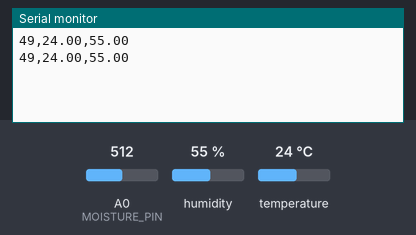
A sketch run on a simulated Arduino Uno, built with avr-gcc and run on an emulated ATmega328P. Shown: the last lines printed to the serial monitor. Inputs (shaded band) come from the test bench; at power-on: humidity 55 %, A0 (MOISTURE_PIN) = 512, temperature 24 °C.

Above: at 5.8 s.
5.9 s: humidity set to 22 %
At 10.7 s:
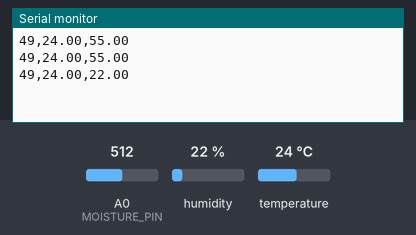
11.9 s: A0 (MOISTURE_PIN) set to 716
At 16.3 s:
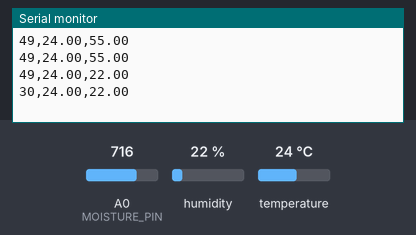
17.9 s: temperature set to 12 °C
At 21.9 s:
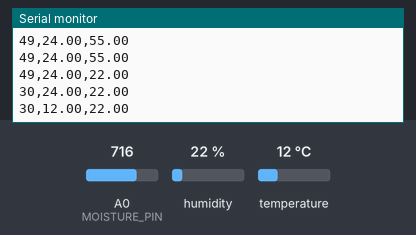
23.9 s: A0 (MOISTURE_PIN) set to 900
At 26.3 s:
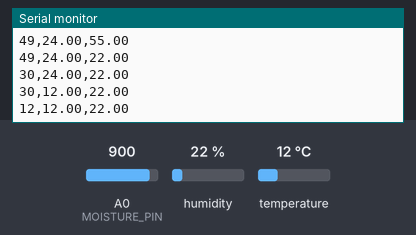
29.9 s: humidity set to 40 %
At 31.9 s:
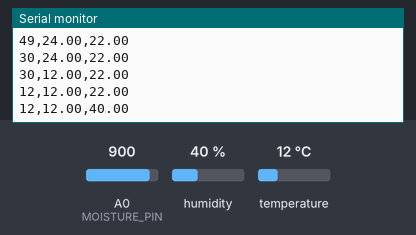
Timing chart, 0 to 33.4 s (numbered marks = the images above; inputs shaded):
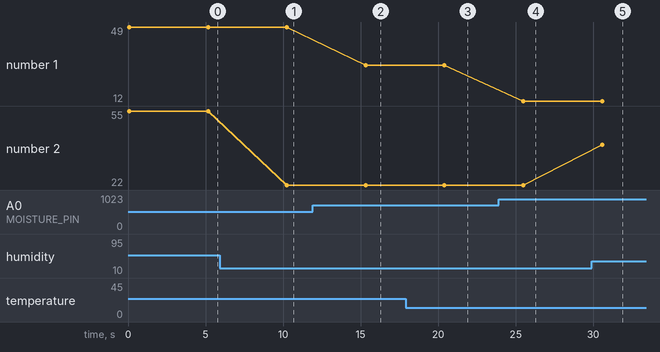

Measured:
- after the input at 5.9 s, the serial monitor: prints a new line after 4.3 s (image 1)
- after the input at 11.9 s, the serial monitor: prints a new line after 3.4 s (image 2)
- after the input at 17.9 s, the serial monitor: prints a new line after 2.5 s (image 3)
- after the input at 23.9 s, the serial monitor: prints a new line after 1.6 s (image 4)
- after the input at 29.9 s, the serial monitor: prints a new line after 0.67 s (image 5)
- plotted number 1: 49 → 30 after the input at 11.9 s
- plotted number 2: 55 → 22 after the input at 5.9 s, 22 → 40 after the input at 29.9 s

The sketch:

Moist_Temp_Hum.ino
```cpp
#include <Adafruit_AHTX0.h>

Adafruit_AHTX0 aht;
const int MOISTURE_PIN = A0; // Pin connected to your soil sensor
const int DELAY_TIME = 5000; // Read every 5 seconds (adjust as needed)


void setup() {
  Serial.begin(115200);
  pinMode(MOISTURE_PIN, INPUT);
  if (!aht.begin()) {
    Serial.println("Could not find AHT? Check wiring");
    while (1)
      delay(10);
  }
}

void loop() {
  sensors_event_t humidity, temp;
  int rawValue = analogRead(MOISTURE_PIN);
  int moisturePercent = map(rawValue, 1023, 0, 0, 100);
  aht.getEvent(&humidity, &temp); // populate temp and humidity objects with fresh data
  Serial.print(moisturePercent);
  Serial.print(",");
  Serial.print(temp.temperature);
  Serial.print(",");
  Serial.println(humidity.relative_humidity);
  delay(5000);
}
```
